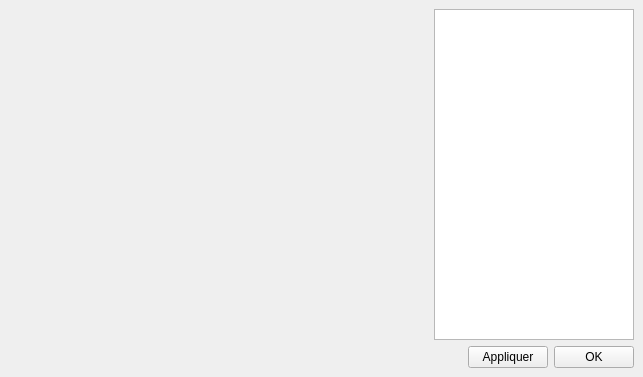
<?xml version="1.0" encoding="UTF-8"?>
<ui version="4.0">
 <class>ConflictWindow</class>
 <widget class="QMainWindow" name="ConflictWindow">
  <property name="geometry">
   <rect>
    <x>0</x>
    <y>0</y>
    <width>643</width>
    <height>377</height>
   </rect>
  </property>
  <property name="windowTitle">
   <string>Gestion des Conflits</string>
  </property>
  <widget class="QWidget" name="centralwidget">
   <layout class="QGridLayout" name="gridLayout">
    <item row="2" column="0" colspan="2">
     <layout class="QHBoxLayout" name="horizontalLayout">
      <item>
       <spacer name="horizontalSpacer">
        <property name="orientation">
         <enum>Qt::Horizontal</enum>
        </property>
        <property name="sizeHint" stdset="0">
         <size>
          <width>146</width>
          <height>20</height>
         </size>
        </property>
       </spacer>
      </item>
      <item>
       <widget class="QPushButton" name="pushButton_2">
        <property name="text">
         <string>Appliquer</string>
        </property>
       </widget>
      </item>
      <item>
       <widget class="QPushButton" name="pushButton">
        <property name="text">
         <string>OK</string>
        </property>
       </widget>
      </item>
     </layout>
    </item>
    <item row="0" column="1" rowspan="2">
     <widget class="QListWidget" name="listWidget">
      <property name="maximumSize">
       <size>
        <width>200</width>
        <height>16777215</height>
       </size>
      </property>
     </widget>
    </item>
    <item row="0" column="0" rowspan="2">
     <layout class="QGridLayout" name="layout_textEdit"/>
    </item>
   </layout>
  </widget>
 </widget>
 <resources/>
 <connections/>
</ui>
